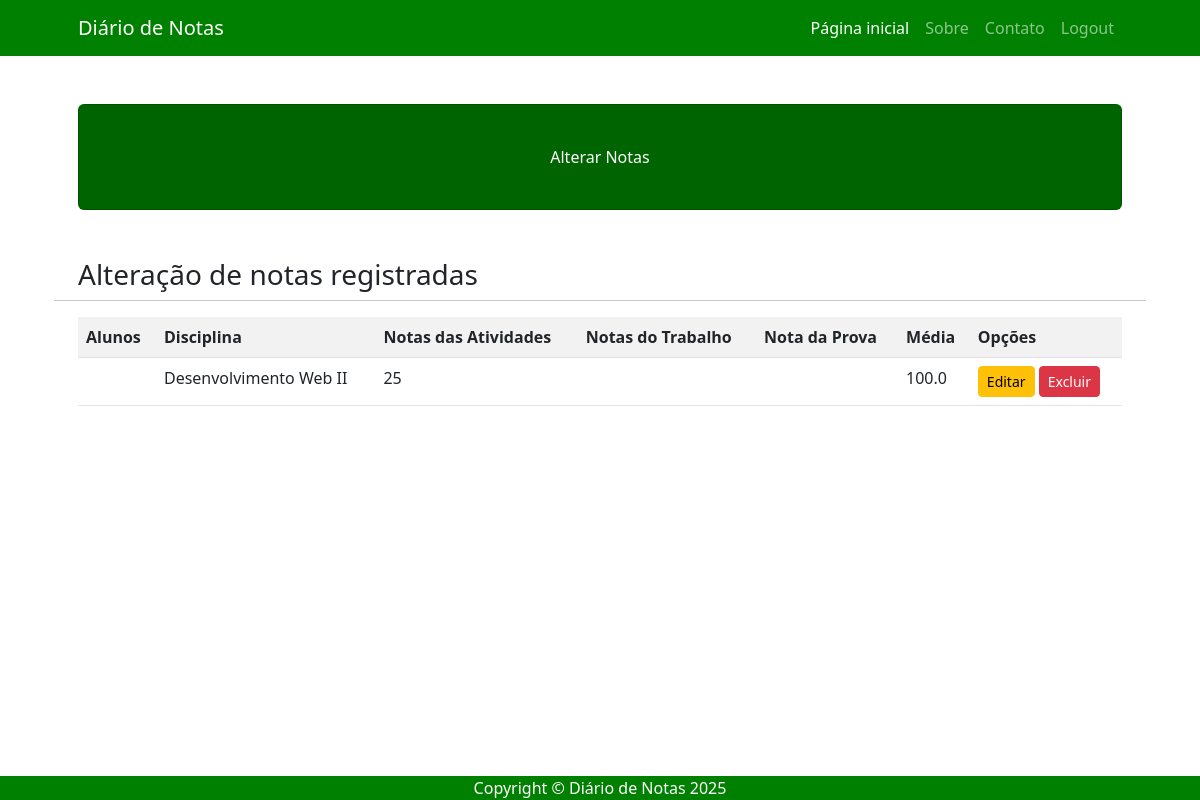
The page /alterar/ (signed in) on the database its author committed.
### usuarios/models.py (models this page shows)
class Nota(models.Model):
    nome_aluno = models.CharField(max_length = 200)
    disciplina = models.CharField(max_length = 200)
    nota_atividades = models.IntegerField(default = 0)
    nota_trabalho = models.IntegerField(default = 0)
    nota_prova = models.IntegerField(default = 0)
    media = models.FloatField(blank = True, default = 0)

### usuarios/views.py (the view)
# urls.py: path('alterar/', views.alterar, name='alterar'),
def alterar(request):
    if request.method == "GET":
        if request.user.is_authenticated:
            lista_notas= Nota.objects.all()
            dicionario_notas={'lista_notas':lista_notas}
            return render(request, 'usuarios/alterar.html', dicionario_notas)
        else:
            return(HttpResponse("Faça o login para acessar!"))

### usuarios/templates/usuarios/alterar.html (shortened to what this page needs)
{% extends 'usuarios/base.html' %}
{% block titulo %}Alterar Notas{% endblock %}
{% block conteudo %}
<h3> Alteração de notas registradas</h3>
<hr>
<div class = "table-responsive">
    <table class = "table table-striped">
        <tr>
            <th>Alunos</th>
            <th>Disciplina</th>
            <th>Notas das Atividades</th>
            <th>Notas do Trabalho</th>
            <th>Nota da Prova</th>
            <th>Média</th>
            <th>Opções</th>
        </tr>
        {% for campo in lista_notas %}
            <tr>
                <td>{{user.first_name}}</td>
                <td>{{campo.disciplina}}</td>
                <td>{{campo.nota_atividades}}</td>
                <td>{{campo.nota_Trabalho}}</td>
                <td>{{campo.nota_Prova}}</td>
                <td>{{campo.media }}</td>
                <td>
                    <a href="#" class="btn btn-warning btn-sm">Editar</a>
                    <a href="{% url 'excluir_verificacao' campo.pk %}" class="btn btn-danger btn-sm">Excluir</a>
                </td>
            </tr>
        {% empty %}
            <tr>
                <td colspan = "7">Nenhuma registro encontrado.</td>
            </tr>
        {% endfor %}
    </table>
</div>
{% endblock %}

### rows shown on the page
Nota: disciplina "Desenvolvimento Web II", nota_atividades "25", media "100.0"
